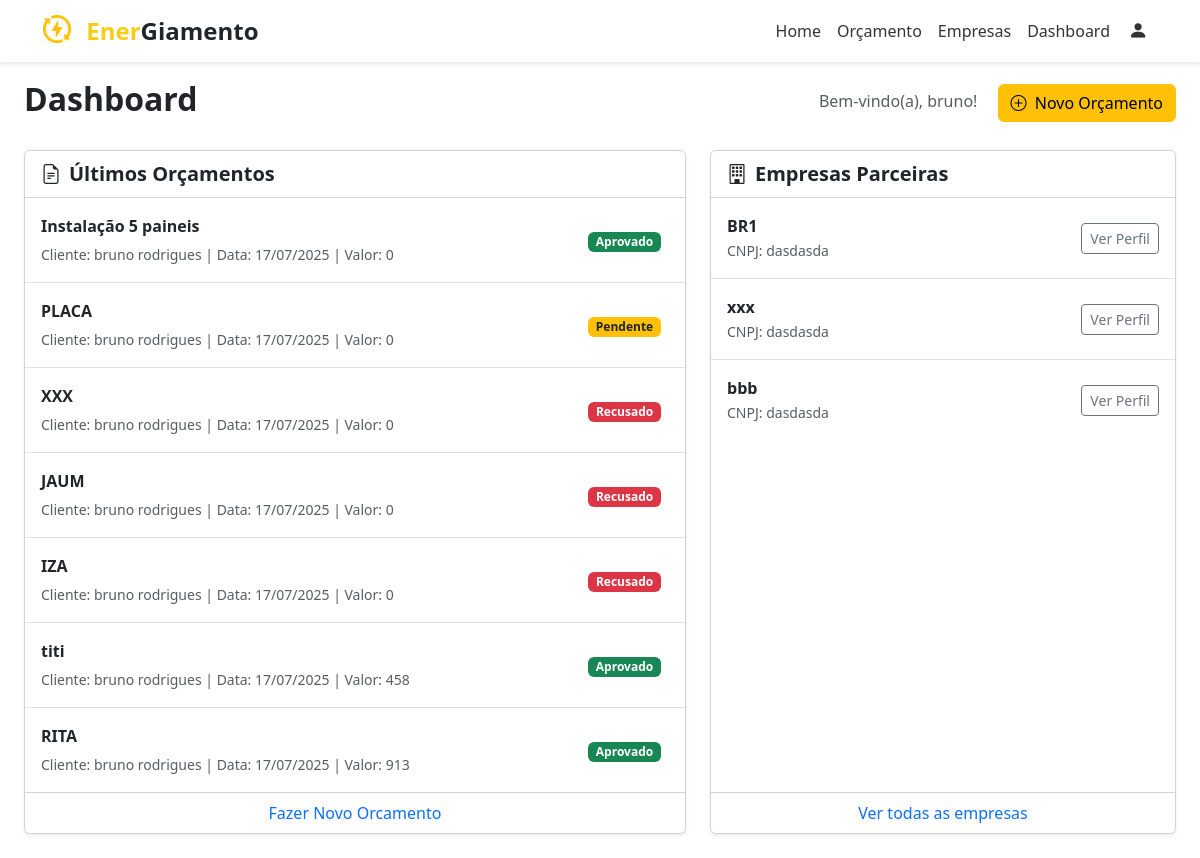
The page /dashboard (signed in) on the database its author committed.
### app/models.py (models this page shows)
class Orcamento(db.Model):
    idproposta = db.Column(db.Integer, primary_key=True)
    descricao = db.Column(db.Text)
    area_placas = db.Column(db.Integer)
    valor_orcamento = db.Column(db.Integer)
    status_orcamento = db.Column(db.Integer)
    vencedor = db.Column(db.String(45))
    data_proposta = db.Column(db.Date)
    data_reposta = db.Column(db.Date)
    local = db.Column(db.String(100))
    clientes = db.relationship(
        'Cliente',
        secondary='proposta_has_cliente',
        back_populates='orcamentos'
    )
    fornecedores = db.relationship(
        'Fornecedor',
        secondary='orcamento_has_fornecedor',
        back_populates='orcamentos'
    )

class Cliente(db.Model):
    idcliente = db.Column(db.Integer, primary_key=True)
    nome = db.Column(db.String(100))
    cpf = db.Column(db.String(14))
    contato_idcontato = db.Column(db.Integer, db.ForeignKey('contato.idcontato'))
    cadastro_idcadastro = db.Column(db.Integer, db.ForeignKey('cadastro.idcadastro'))
    status = db.Column(db.Integer)
    data_cadastro = db.Column(db.Date)
    endereco_idendereco = db.Column(db.Integer, db.ForeignKey('endereco.idendereco'))
    endereco = db.relationship('Endereco')
    data_nascimento = db.Column(db.Date)
    contato = db.relationship('Contato')
    orcamentos = db.relationship(
        'Orcamento',
        secondary='proposta_has_cliente',
        back_populates='clientes'
    )

class Fornecedor(db.Model):
    idfornecedor = db.Column(db.Integer, primary_key=True)
    nome = db.Column(db.String(100))
    cnpj = db.Column(db.String(18))
    contato_idcontato = db.Column(db.Integer, db.ForeignKey('contato.idcontato'))
    cadastro_idcadastro = db.Column(db.Integer, db.ForeignKey('cadastro.idcadastro'))
    endereco_idendereco = db.Column(db.Integer, db.ForeignKey('endereco.idendereco'))
    endereco = db.relationship('Endereco', back_populates='fornecedores')
    atualizacao_servico = db.Column(db.Date)
    contato = db.relationship('Contato')
    servicos = db.relationship(
        'Servico',
        secondary='servico_has_fornecedor',
        back_populates='fornecedores'
    )
    orcamentos = db.relationship(
        'Orcamento',
        secondary='orcamento_has_fornecedor',
        back_populates='fornecedores'
    )

### app/main/__init__.py (the view)
@main.route('/dashboard')
def dashboard():
    if 'usuario' not in session:
        return redirect(url_for('auth.login'))
    usuario_id = session.get('idcadastro')
    if not usuario_id:
        return "Fornecedor não encontrado"
    todos = Fornecedor.query.all()
    cliente_orcamento = Cliente.query.filter_by(cadastro_idcadastro=usuario_id).first()
    orcamentos_do_cliente = cliente_orcamento.orcamentos
    return render_template('dashboard.html', usuario=session['usuario'], fornecedores=todos, orcamentos=orcamentos_do_cliente)

### app/templates/dashboard.html
{% extends "base.html" %}
{% block content %}
<div class="container-fluid p-4">
    <div class="d-flex justify-content-between align-items-center mb-4">
        <h1 class="h2 fw-bold">Dashboard</h1>
        <div>
            <span class="text-muted me-3">Bem-vindo(a), {{ usuario }}!</span>
            <a href="{{ url_for('main.novo_orcamento') }}" class="btn btn-warning">
                <i class="bi bi-plus-circle me-1"></i>
                Novo Orçamento
            </a>
        </div>
    </div>
    <div class="row g-4">
        <div class="col-lg-7">
            <div class="card shadow-sm h-100">
                <div class="card-header bg-white fw-bold fs-5">
                    <i class="bi bi-file-earmark-text me-2"></i>Últimos Orçamentos
                </div>
                <div class="card-body p-0">
                    <ul class="list-group list-group-flush">
                        {% for orcamento in orcamentos %}
                        <li class="list-group-item d-flex justify-content-between align-items-center p-3">
                            <div>
                                <p class="mb-1 fw-bold">{{ orcamento.descricao }}</p>
                                <small class="text-muted">
                                    {% if orcamento.clientes %}
                                        Cliente: {{ orcamento.clientes[0].nome }} |
                                    {% endif %}
                                    Data: {{ orcamento.data_proposta.strftime('%d/%m/%Y') if orcamento.data_proposta }} |
                                    Valor: {{ orcamento.valor_orcamento }}
                                </small>
                            </div>
                            <div>
                                {% if orcamento.status_orcamento == 1 %}
                                    <span class="badge bg-success me-2">Aprovado</span>
                                {% elif orcamento.status_orcamento == 0 %}
                                    <span class="badge bg-warning text-dark me-2">Pendente</span>
                                {% else %}
                                    <span class="badge bg-danger me-2">Recusado</span>
                                {% endif %}
                            </div>
                        </li>
                        {% else %}
                            <li class="list-group-item text-center text-muted p-4">Nenhum orçamento cadastrado.</li>
                        {% endfor %}
                    </ul>
                </div>
                <div class="card-footer bg-white text-center">
                    <a href="{{ url_for('main.novo_orcamento') }}" class="text-decoration-none">Fazer Novo Orcamento</a>
                </div>
            </div>
        </div>
        <div class="col-lg-5">
            <div class="card shadow-sm h-100">
                <div class="card-header bg-white fw-bold fs-5">
                    <i class="bi bi-building me-2"></i>Empresas Parceiras
                </div>
                <div class="card-body p-0">
                    <ul class="list-group list-group-flush">
                        {% for f in fornecedores %}
                        <li class="list-group-item d-flex justify-content-between align-items-center p-3">
                            <div>
                                <p class="mb-0 fw-bold">{{ f.nome }}</p>
                                <small class="text-muted">CNPJ: {{ f.cnpj }}</small>
                            </div>
                            <a href="#" class="btn btn-outline-secondary btn-sm">Ver Perfil</a>
                        </li>
                        {% else %}
                            <li class="list-group-item text-center text-muted p-4">Nenhuma empresa cadastrada.</li>
                        {% endfor %}
                    </ul>
                </div>
                <div class="card-footer bg-white text-center">
                    <a href="{{ url_for('main.fornecedores') }}" class="text-decoration-none">Ver todas as empresas</a>
                </div>
            </div>
        </div>
    </div>
</div>
{% endblock %}

### app/templates/base.html (style rules this page uses)
body, html { margin: 0; padding: 0; width: 100%; height: 100%; }
body { padding-top: 56px; min-height: 100vh; flex-direction: column; }

### rows shown on the page
Orcamento: descricao "Instalação 5 paineis", nome "bruno rodrigues", data_proposta "17/07/2025", valor_orcamento "0", status_orcamento "Aprovado"
Orcamento: descricao "PLACA", nome "bruno rodrigues", data_proposta "17/07/2025", valor_orcamento "0", status_orcamento "Pendente"
Orcamento: descricao "XXX", nome "bruno rodrigues", data_proposta "17/07/2025", valor_orcamento "0", status_orcamento "Recusado"
Orcamento: descricao "JAUM", nome "bruno rodrigues", data_proposta "17/07/2025", valor_orcamento "0", status_orcamento "Recusado"
Orcamento: descricao "IZA", nome "bruno rodrigues", data_proposta "17/07/2025", valor_orcamento "0", status_orcamento "Recusado"
Orcamento: descricao "titi", nome "bruno rodrigues", data_proposta "17/07/2025", valor_orcamento "458", status_orcamento "Aprovado"
Orcamento: descricao "RITA", nome "bruno rodrigues", data_proposta "17/07/2025", valor_orcamento "913", status_orcamento "Aprovado"
Fornecedor: nome "BR1", cnpj "dasdasda"
Fornecedor: nome "xxx", cnpj "dasdasda"
Fornecedor: nome "bbb", cnpj "dasdasda"

### other values the page prints
{{ usuario }} "bruno"
